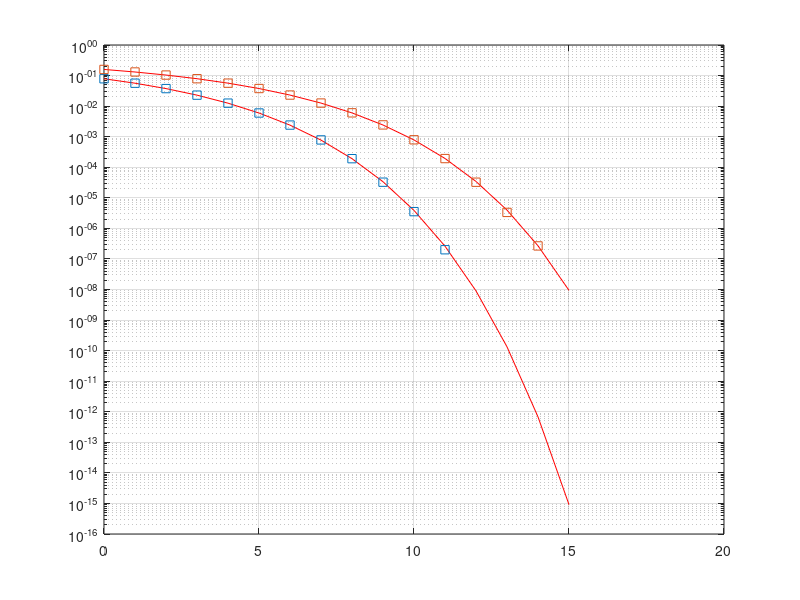
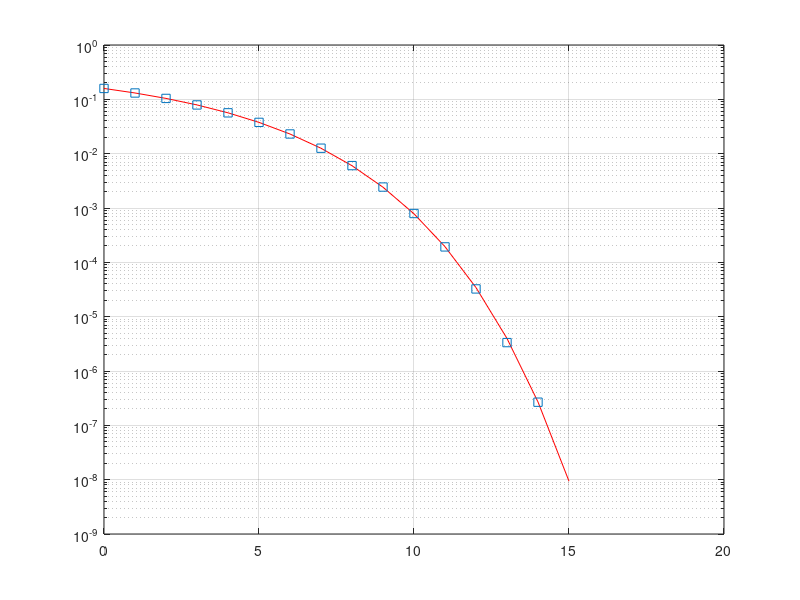

These figures' MATLAB source, in order:
%%%%%%%%%%%%%%%%%%%%%%%%%%%%%%%%%%%%%%%%%%%%%%%%%%%%%%%%%%%%%%%%%%%%%%%%%%%%%%%%
% INTRODUCAO
%%%%%%%%%%%%%%%%%%%%%%%%%%%%%%%%%%%%%%%%%%%%%%%%%%%%%%%%%%%%%%%%%%%%%%%%%%%%%%%%
% Neste exemplo N0 eh mantido fixo e a amplitude dos simbolos varia em funcaoo
% da relacao Eb/N0. Outra alternativa eh manter a amplitude dos simbolos fixa e
% variar N0 em funcao de Eb/N0.
%
% A resposta ao impulso do filtro casado eh considerada de energia unitaria
% (EMF=1)
%
% Os simbolos 's' sao gerados originalmente como +1 e -1, com energia
% unitaria portanto, e sua amplitude eh variada de acordo com o valor de Eb
% necessario para obter a razao Eb/N0 pretendida.
%
% A simulacao eh discreta, a partir dos simbolos a serem transmitidos (s)
% geramos a saida amostrada do filtro casado (y).
%%%%%%%%%%%%%%%%%%%%%%%%%%%%%%%%%%%%%%%%%%%%%%%%%%%%%%%%%%%%%%%%%%%%%%%%%%%%%%%%

close all;
clear all;
clc

% CONFIGURACAO DE ESTADO INICIAL PARA AS FUNCOES RANDOMICAS
rand('state',0);
randn('state',0);

% DEFINICOES GERAIS DA SIMULACAO
bits = 15e6;        % Numero de bits a serem simulados.
M = 2;              % 2-PAM, dois simbolos possiveis na modulacao.
N0 = 1;             % N0 sera fixa em 1.
EbN0dBmax = 15;     % Valor de Eb/N0 a ser considerado na simulacao.

% GERACAO DOS VETORES DE TRANSMISSAO E DE RUIDO
b=rand(1,bits)>0.5;           % Geracao de bits 0 e 1 equiprovaveis.
n=randn(1,bits)*sqrt(N0/2);   % EMF foi suposto como 1, portanto a variancia do
                              % ruido apos o filtro casado eh N0/2 apenas.
n2=randn(1,bits)*sqrt(N0/2);  % EMF foi suposto como 1, portanto a variancia do
                              % ruido apos o filtro casado eh N0/2 apenas.

%%%%%%%%%%%%%%%%%%%%%%%%%%%%%%%%%%%%%%%%%%%%%%%%%%%%%%%%%%%%%%%%%%%%%%%%%%%%%%%%
% CASO ANTIPODAL 2-PAM (1 bit -> 1 simbolo)
% Eb = Es = 1 (Amplitudes +1 e -1)
%%%%%%%%%%%%%%%%%%%%%%%%%%%%%%%%%%%%%%%%%%%%%%%%%%%%%%%%%%%%%%%%%%%%%%%%%%%%%%%%

% INICIALIZACAO
s=2*b-1;                    % Geracao do sinal de transmissao modelando 2-PAM.
ber = zeros(1,EbN0dBmax);   % Criação do vetor de BER para otimizar o codigo.

% LOOP PARA VARIACAO DA RELACAO SINAL RUIDO
for EbN0dB = 0:EbN0dBmax
    EbN0=10^(EbN0dB/10);        % Eb/N0 em escala linear.
    Eb=EbN0*N0;                 % Eb para atingir a razao Eb/N0 de interesse.
    Es=Eb*log2(M);              % Es calculado a partir de Eb, 2-PAM: Eb = Es.

    y=sqrt(Es)*1*s+n;             % MODELO DISCRETO: A amplitude do sinal
                                % transmitido é dada por sqrt(ES), 's' eh a
                                % sequencia de bits a transmitir (ja em 2-PAM) e
                                % 'n' eh o vetor de ruido amostrado.
                                % Neste caso EMF = 1.

    b_est=y>0;                  % Decisor [se y>0 -> 1 senao -> 0].
    erros=sum(b~=b_est);        % Contagem de erros com base na diferenca entre
                                % os vetores.

    ber(EbN0dB+1)= erros/bits;  % Calculo da BER.
end

% EXIBICAO GRAFICA
EbN0dB = 0:EbN0dBmax;           % Criacao do vetor do eixo horizontal (Eb/N0)
                                % para grafico simulado.
EbN0dBT = 0:EbN0dBmax;          % Criacao do vetor do eixo horizontal (Eb/N0)
                                % para grafico teorico.

EbN0T = 10.^(EbN0dBT/10);       % Linearizacao da escala log para BER teorica.
Pb = qfunc(sqrt(2*EbN0T));      % Calculo da probabilidade de erro teorica.

figure;
semilogy(EbN0dBT,Pb,'r',EbN0dB,ber,'s');
grid on;

%%%%%%%%%%%%%%%%%%%%%%%%%%%%%%%%%%%%%%%%%%%%%%%%%%%%%%%%%%%%%%%%%%%%%%%%%%%%%%%%
% CASO ORTOGONAL (1 bit -> 1 simbolo)
% Eb = Es = 1
% Amplitude 1: y1 = 1 / y0 = 0
% Amplitude 0: y1 = 0 / y0 = 1
% Ruido para y1 eh diferente do ruido para y2 (condição necessaria)
% Vetores de transmissão já criados
%%%%%%%%%%%%%%%%%%%%%%%%%%%%%%%%%%%%%%%%%%%%%%%%%%%%%%%%%%%%%%%%%%%%%%%%%%%%%%%%

% LOOP PARA VARIACAO DA RELACAO SINAL RUIDO
for EbN0dB = 0:EbN0dBmax
    EbN0=10^(EbN0dB/10);          % Eb/N0 em escala linear.
    Eb=EbN0*N0;                   % Eb requerido para atingir a razao Eb/N0 de
                                  % interesse.
    Es=Eb*log2(M);                % Es calculado a partir de Eb.
                                  % Para modulacao binária: Es = Eb.

    y1 = (b) * sqrt(Es)*1+n;      % Geracao dos sinais ortogonais
    y0 = (~b) * sqrt(Es)*1+n2;    % Geracao dos sinais ortogonais
    b_est = y1 > y0;                % Decisor [y1>y0 -> '1' senao -> '0']
    erros=sum(b~=b_est);          % Contagem de erros com base na diferenca dos
                                  % vetores.
    ber(EbN0dB+1)= erros/bits;    % Calculo da BER.
end

EbN0dB = 0:EbN0dBmax;             % Criacao do vetor do eixo horizontal (Eb/N0)
                                  % para grafico simulado.
EbN0dBT = 0:EbN0dBmax;            % Criacao do vetor do eixo horizontal (Eb/N0)
                                  % para grafico teorico.
EbN0T = 10.^(EbN0dBT/10);         % Linearizacao da escala log para BER teorica.
Pb = qfunc(sqrt(EbN0T));          % Calculo da probabilidade de erro teorica.

hold on;
semilogy(EbN0dBT,Pb,'r',EbN0dB,ber,'s');
figure;
semilogy(EbN0dBT,Pb,'r',EbN0dB,ber,'s');
grid on;
%%%%%%%%%%%%%%%%%%%%%%%%%%%%%%%%%%%%%%%%%%%%%%%%%%%%%%%%%%%%%%%%%%%%%%%%%%%%%%%%
